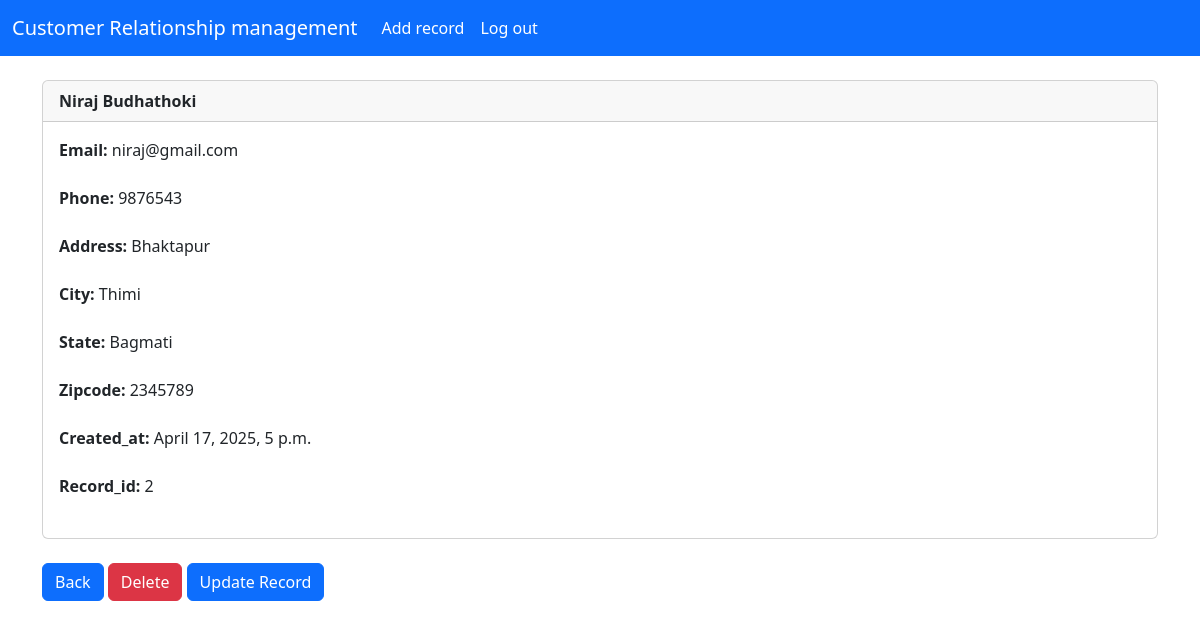
The page /record/2/ (signed in) on the database its author committed.
### website/models.py (models this page shows, shortened)
class Record(models.Model):
	created_at = models.DateTimeField(auto_now_add=True)
	first_name = models.CharField(max_length=50)
	last_name =  models.CharField(max_length=50)
	email =  models.CharField(max_length=100)
	phone = models.CharField(max_length=15)
	address =  models.CharField(max_length=100)
	city =  models.CharField(max_length=50)
	state =  models.CharField(max_length=50)
	zipcode =  models.CharField(max_length=20)

### website/views.py (the view)
# urls.py: path('record/<int:pk>/', views.customer_record, name='record'),
def customer_record(request, pk):
      if request.user.is_authenticated:
          customer_record = Record.objects.get(id=pk)
          return render(request, 'record.html', {'customer_record':customer_record})
      else:
            messages.success(request, "You must be logged in.")
            return redirect('home')

### templates/record.html
{% extends 'base.html' %}
{% block content %}
<div class="card">
    <div class="card-header">
        <strong>{{customer_record.first_name }} {{customer_record.last_name }} </strong>
    </div>
    <div class="card-body">
      <p class="card-text">
        <strong>Email: </strong>{{customer_record.email }}<br><br>
        <strong>Phone: </strong>{{customer_record.phone }}<br><br>
        <strong>Address: </strong>{{customer_record.address }}<br><br>
        <strong>City: </strong>{{customer_record.city }}<br><br>
        <strong>State: </strong>{{customer_record.state }}<br><br>
        <strong>Zipcode: </strong>{{customer_record.zipcode }}<br><br>
        <strong>Created_at: </strong>{{customer_record.created_at }}<br><br>
        <strong>Record_id: </strong>{{customer_record.id }}<br><br>
    </p>
    </div>
  </div><br>
  <a href="{% url 'home' %}" class="btn btn-primary">Back</a>
  <a href="{% url 'delete_record' customer_record.id %}" class="btn btn-danger">Delete</a>
  <a href="{% url 'update_record' customer_record.id %}" class="btn btn-primary">Update Record</a>
{% endblock %}

### rows shown on the page
Record: first_name "Niraj", last_name "Budhathoki", email "niraj@gmail.com", phone "9876543", address "Bhaktapur", city "Thimi", state "Bagmati", zipcode "2345789", created_at "April 17, 2025, 5 p.m.", id "2"
